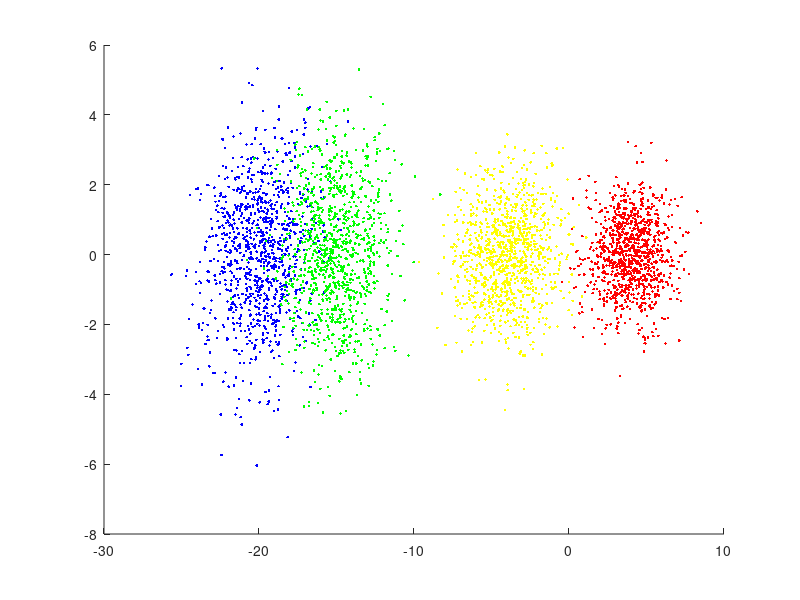

This figure's MATLAB source: (Note: this script raises an error after producing the figure.)
clear all;

% - ------------------ Create Synthetic Data 
mu1 = [-20 0];
sigma1 = [3 .4; .4 3];

mu2 = [-15 0];
sigma2 = [3 0; 0 3];

mu3 = [-4 0];
sigma3 = [3 0; 0 1.5];

mu4 = [4 0];
sigma4 = [2 0; 0 1];

X1=[mvnrnd(mu1,sigma1,1000)];
X2=[mvnrnd(mu2,sigma2,1000)];
X3=[mvnrnd(mu3,sigma3,1000)];
X4=[ mvnrnd(mu4,sigma4,1000)];
X=[X1;X2;X3;X4];

% - ------------------ Plot Data 
figure ;set(gcf,'color','w');
hold on;

scatter(X1(:,1),X1(:,2),'b','.');
scatter(X2(:,1),X2(:,2),'g','.');
scatter(X3(:,1),X3(:,2),'y','.');
scatter(X4(:,1),X4(:,2),'r','.');

gm = gmdistribution.fit(X1,1);
ezcontour(@(x,y)pdf(gm,[x y]),[-30 10],[-10 10],160);
covX1 = cov(X1);
quiver(mu1(1),mu1(2) ,covX1(1,1),covX1(2,1),'b');
quiver(mu1(1),mu1(2) ,covX1(1,2),covX1(2,2),'b');

gm = gmdistribution.fit(X2,1);
ezcontour(@(x,y)pdf(gm,[x y]),[-30 10],[-10 10],160);
covX2 = cov(X2);
quiver(mu2(1),mu2(2) ,covX2(1,1),covX2(2,1),'g');
quiver(mu2(1),mu2(2) ,covX2(1,2),covX2(2,2),'g');

gm = gmdistribution.fit(X3,1);
ezcontour(@(x,y)pdf(gm,[x y]),[-30 10],[-10 10],160);
covX3 = cov(X3);
quiver(mu3(1),mu3(2) ,covX3(1,1),covX3(2,1),'y');
quiver(mu3(1),mu3(2) ,covX3(1,2),covX3(2,2),'y');

gm = gmdistribution.fit(X4,1);
ezcontour(@(x,y)pdf(gm,[x y]),[-30 10],[-10 10],630);
covX4 = cov(X4);
quiver(mu4(1),mu4(2) ,covX4(1,1),covX4(2,1),'r');
quiver(mu4(1),mu4(2) ,covX4(1,2),covX4(2,2),'r');

print('-dpng','-r600', ['./results/4class.png'] );
close gcf;


G_knn = knngraph( X,8);
A_knn = adjacency(G_knn,'weighted');
figure;set(gcf,'color','w');
spy(A_knn)
print('-dpng','-r600', ['./results/SpyStructure.png'] );
close gcf;
% --------------------------------Rotate data and permute columns and rows

[Q,~]=qr(randn(2));

sz=size(X)

N=sz(1,1)
P_rows = eye(N);
P_rows = P_rows(randperm(N),:);

M=sz(1,2)
P_col = eye(M);
P_col = P_col(randperm(M),:);

%X is now rotated and permuted by both by cols and rows 
X =P_rows* ( X * Q ) *P_col'


figure;set(gcf,'color','w');
G_knn = knngraph( X,8);
A_knn = adjacency(G_knn,'weighted');
spy(A_knn)
print('-dpng','-r600', ['./results/RandomizedSpyStructure.png'] );
close gcf;


A_knn = full(A_knn);
L2=laplacian_xrx(A_knn);
s = condeig(L2);
plot(s)
title('Eigenvalue condition number')
print('-dpng','-r600', ['./results/ev_cond.png'] );
close gcf;

[V,D] = eigs(L2,4,'SA');
figure ; plot(sort(V(:,1)), 'c');hold on;
plot(sort(V(:,2)), 'b');
plot(sort(V(:,3)), 'r');
plot(sort(V(:,4)), 'g');ylim([-.1 .1])
title('First Four Eigenvectors of Graph Laplacian')
print('-dpng','-r600', ['./results/eigenvecs.png'] );
close gcf;

% [P,R,C] = equilibrate(A_knn)
% B = R*P*A*C;
% c2 = condest(B)

% Gram Kernel - this is a similarity matrix between all pairs 
A_gram = squareform(pdist(X, 'euclidean'));
sigma_wt = .001
A_gram = exp(-A_gram.^2 ./ sigma_wt);


%ZelnikManorPerona - local affinity Adjacency calculation
nrand = 1000;
minneighbors = 5;
nframes = size(X,1)
rr = floor(nframes*rand(nrand,1)) + 1;
mindists = zeros(nrand,1);
for k = 1:nrand
    kk = rr(k);
    qdist = sum((ones(nframes,1)*X(kk,:)-X).^2,2);
    qdists = sort(qdist);
    mindists(k) = qdists(minneighbors);
end

maxrad = median(mindists)
[Aloc ii jj maxrad] = makeAffinity_local_ZelnikManorPerona(X,minneighbors,maxrad);

Aloc = full(Aloc);
s = condeig(Aloc);
%Large condition numbers imply that A is near a matrix with multiple eigenvalues

cond(Aloc)

spy(Aloc);

L2=laplacian_xrx(Aloc);% A_knn

s = condeig(L2);
plot(s)
title('Eigenvalue condition number')
print('-dpng','-r600', ['./results/ev_cond.png'] );
close gcf;


[V,D] = eigs(L2,16,'SA');
figure ;;set(gcf,'color','w'); plot(sort(V(:,1)), 'c');hold on;
plot(sort(V(:,2)), 'b');
plot(sort(V(:,3)), 'r');
plot(sort(V(:,4)), 'g');
title('First Four Eigenvectors of Graph Laplacian')
legend('EV 0','EV1','EV 2','EV 3',Location='southeast');
print('-dpng','-r600', ['./results/eigenvecs.png'] );
close gcf;